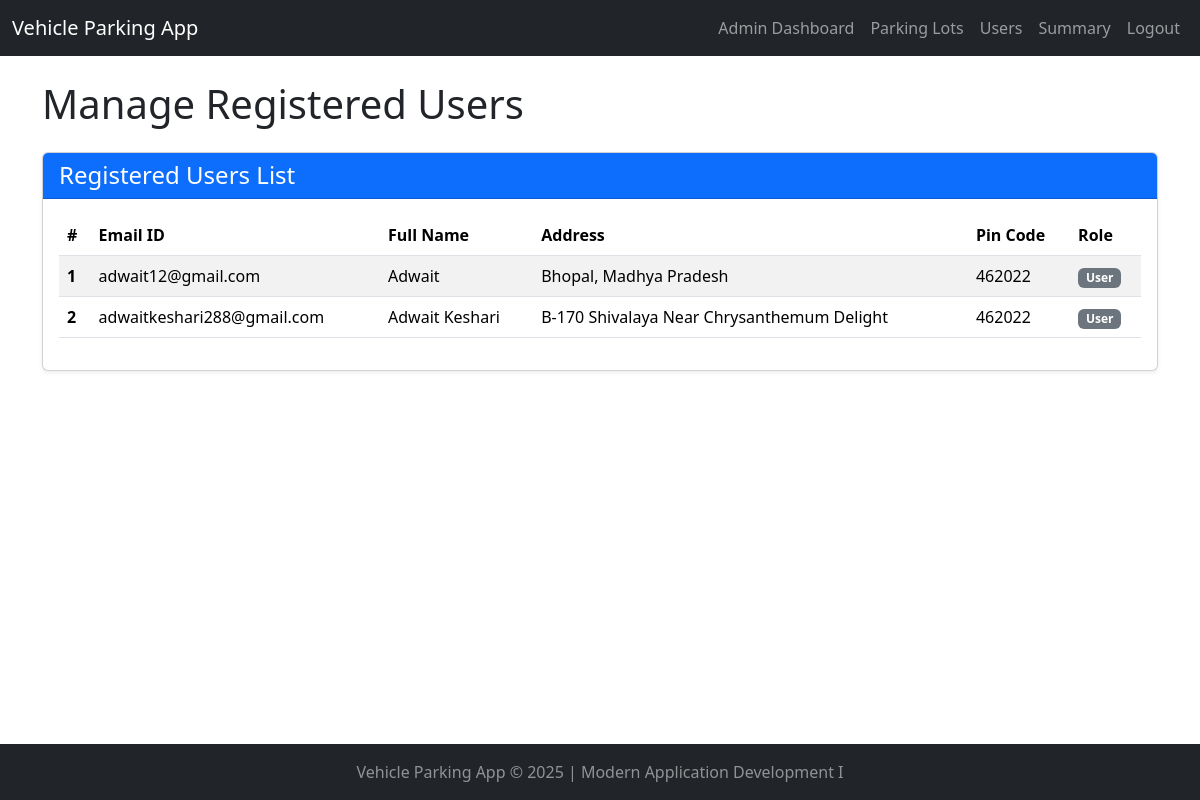
Page /admin_users (signed in) on the earlier database version.
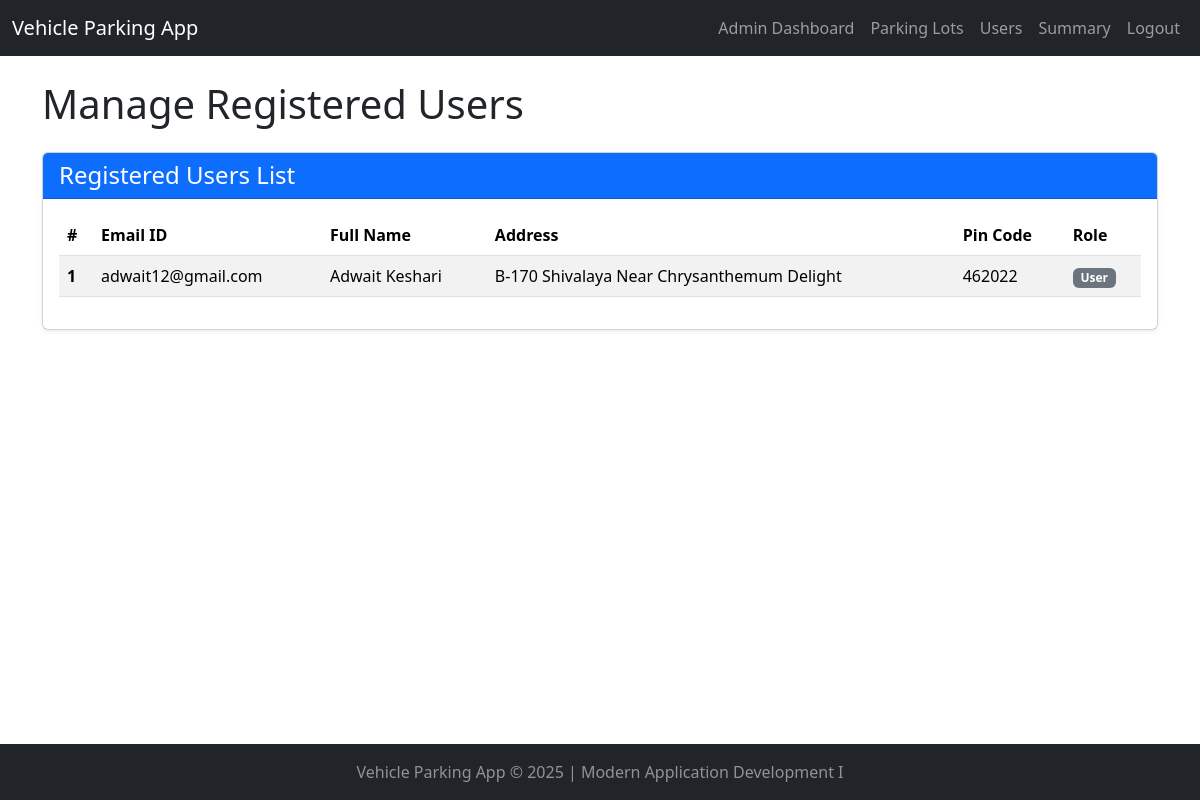
Same page on the later database version.
### app.py (models this page shows)
class User(db.Model):
    __tablename__ = "users"
    id = db.Column(db.Integer, primary_key=True)
    email_id = db.Column(db.String(120), unique=True, nullable=False)
    password = db.Column(db.String(120), nullable=False)
    full_name = db.Column(db.String(120), nullable=False)
    address = db.Column(db.String(200), nullable=False)
    pin_code = db.Column(db.String(10), nullable=False)
    role = db.Column(db.String(20), nullable=False, default="user") # 'admin' or 'user'
    reserved_spots = db.relationship("ReservedSpot", backref="user", cascade="all, delete-orphan")

### app.py (the view)
@app.route("/admin_users")
def admin_users():
    if "admin_logged_in" not in session:
        flash("Please login to access the admin dashboard.", "danger")
        return redirect(url_for("admin_login"))
    users = db.session.query(User).filter_by(role="user").all()
    return render_template("admin_users.html", users=users)

### templates/admin_users.html (shortened to what this page needs)
{% extends "base.html" %}
{% block content %}
    <h1 class="mb-4">Manage Registered Users</h1>
    <div class="card shadow-sm">
        <div class="card-header bg-primary text-white">
            <h4 class="mb-0">Registered Users List</h4>
        </div>
        <div class="card-body">
            {% if users %}
                <div class="table-responsive">
                    <table class="table table-striped table-hover">
                        <thead>
                            <tr>
                                <th scope="col">#</th>
                                <th scope="col">Email ID</th>
                                <th scope="col">Full Name</th>
                                <th scope="col">Address</th>
                                <th scope="col">Pin Code</th>
                                <th scope="col">Role</th>
                            </tr>
                        </thead>
                        <tbody>
                            {% for user in users %}
                            <tr>
                                <th scope="row">{{ loop.index }}</th>
                                <td>{{ user.email_id }}</td>
                                <td>{{ user.full_name }}</td>
                                <td>{{ user.address }}</td>
                                <td>{{ user.pin_code }}</td>
                                <td><span class="badge bg-secondary">{{ user.role.capitalize() }}</span></td>
                            </tr>
                            {% endfor %}
                        </tbody>
                    </table>
                </div>
            {% else %}
                <p class="text-center">No regular users registered yet.</p>
            {% endif %}
        </div>
    </div>
{% endblock %}

Differences in the rows shown:
removed User: email_id "adwaitkeshari288@gmail.com", full_name "Adwait Keshari", address "B-170 Shivalaya Near Chrysanthemum Delight", pin_code "462022", role "User"
changed User "adwait12@gmail.com": full_name "Adwait" → "Adwait Keshari"; address "Bhopal, Madhya Pradesh" → "B-170 Shivalaya Near Chrysanthemum Delight"
